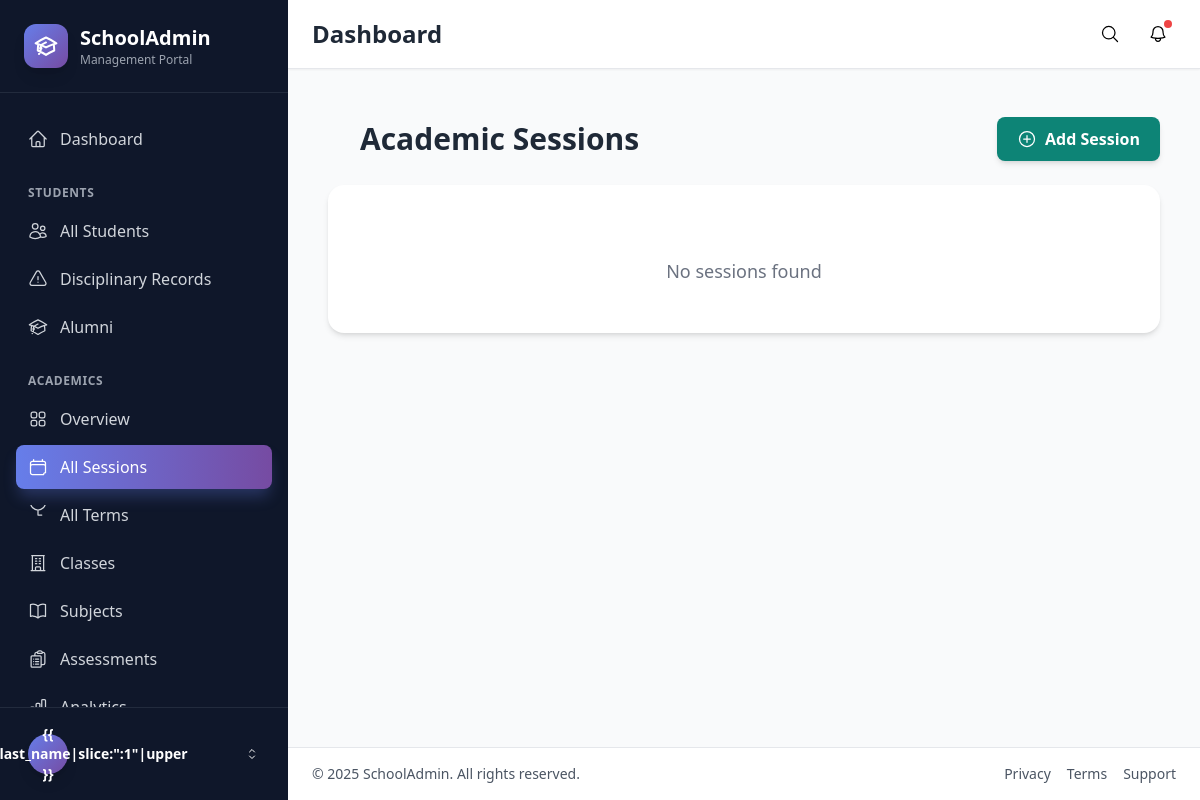
/academics/sessions/ (signed in), run on an earlier commit of the app's database.
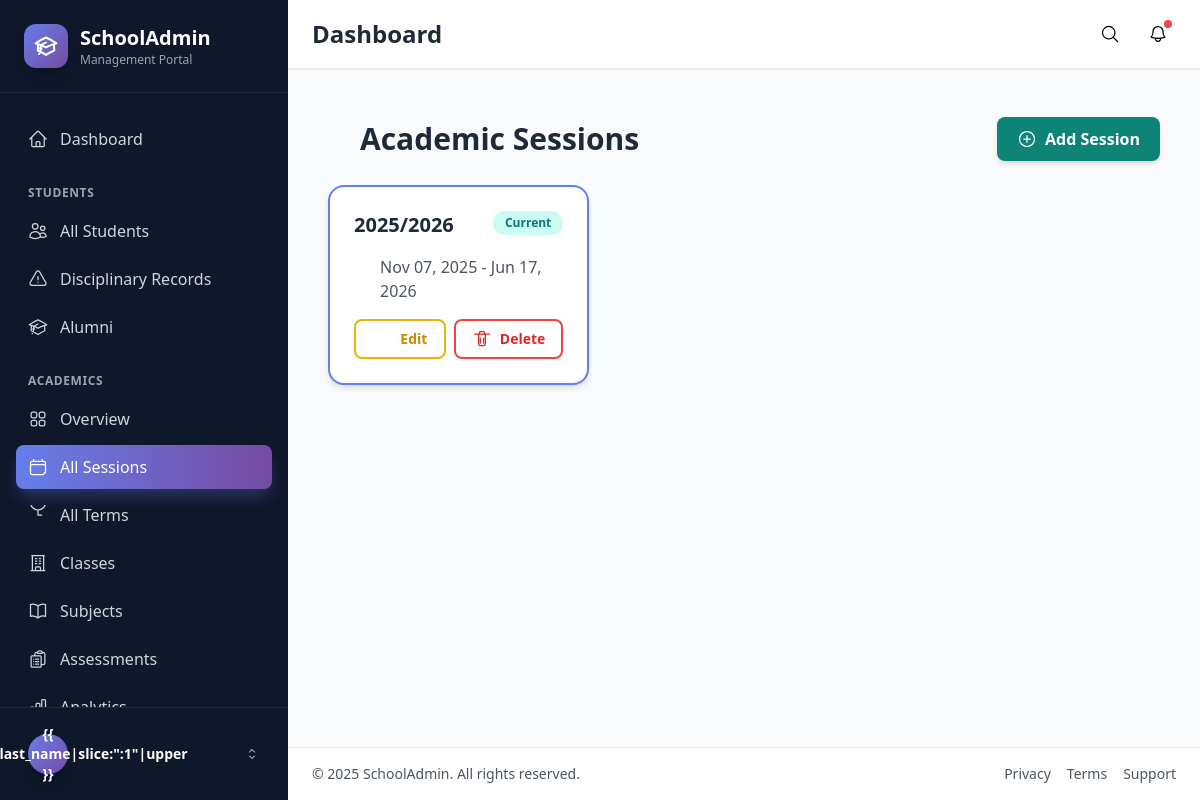
And on a later commit of the database.
### academics/models.py (models this page shows, shortened)
class AcademicSession(models.Model):
    name = models.CharField(max_length=100)  # e.g., "2024/2025"
    start_date = models.DateField()
    end_date = models.DateField()
    is_current = models.BooleanField(default=False)
    class Meta:
        ordering = ["-start_date"]

### academics/views.py (the view)
# urls.py: path("sessions/", views.session_list, name="session_list"),
@login_required
@user_passes_test(lambda u: u.is_superuser)
def session_list(request):
    sessions = AcademicSession.objects.all().order_by("-start_date")
    return render(request, "academics/session_list.html", {"sessions": sessions})

### academics/templates/academics/session_list.html (shortened to what this page needs)
{% extends 'records/base.html' %}
{% block content %}
<div class="container mx-auto px-4 py-6">
    <div class="flex flex-col md:flex-row justify-between items-start md:items-center gap-4 mb-6">
        <h2 class="text-2xl md:text-3xl font-bold text-gray-800 flex items-center gap-3">
            <svg xmlns="http://www.w3.org/2000/svg" fill="none" viewBox="0 0 24 24" stroke-width="1.5" stroke="currentColor" class="w-5 h-5 inline-block" title="calendar-range text-primary-500"></svg> Academic Sessions
        </h2>
        <a href="{% url 'academics:session_create' %}" class="inline-flex items-center gap-2 px-5 py-2.5 bg-primary-600 text-white font-semibold rounded-lg shadow-md hover:bg-primary-700 hover:shadow-lg hover:-translate-y-0.5 transition-all">
            <svg xmlns="http://www.w3.org/2000/svg" viewBox="0 0 24 24" fill="none" stroke="currentColor" stroke-width="1.5" class="w-5 h-5 inline-block"><circle cx="12" cy="12" r="9"/><path stroke-linecap="round" stroke-linejoin="round" d="M12 8v8M8 12h8"/></svg> Add Session
        </a>
    </div>
    <div class="grid grid-cols-1 md:grid-cols-2 lg:grid-cols-3 gap-6">
        {% for session in sessions %}
        <div class="bg-white rounded-2xl shadow-md hover:shadow-xl hover:-translate-y-1 transition-all overflow-hidden {% if session.is_current %}border-2 border-primary-500{% endif %}">
            <div class="p-6">
                <div class="flex justify-between items-start mb-4">
                    <h4 class="text-xl font-bold text-gray-800">{{ session.name }}</h4>
                    {% if session.is_current %}
                    <span class="px-3 py-1 text-xs font-semibold rounded-full bg-primary-100 text-primary-700">Current</span>
                    {% endif %}
                </div>
                <p class="text-gray-600 mb-4 flex items-center gap-2">
                    <svg xmlns="http://www.w3.org/2000/svg" fill="none" viewBox="0 0 24 24" stroke-width="1.5" stroke="currentColor" class="w-5 h-5 inline-block" title="calendar-check text-primary-500"></svg>
                    {{ session.start_date|date:"M d, Y" }} - {{ session.end_date|date:"M d, Y" }}
                </p>
                <div class="flex gap-2">
                    <a href="{% url 'academics:session_update' session.pk %}"
                        class="flex-1 inline-flex items-center justify-center gap-2 px-4 py-2 border-2 border-yellow-500 text-yellow-600 text-sm font-semibold rounded-lg hover:bg-yellow-50 transition-colors">
                        <svg xmlns="http://www.w3.org/2000/svg" fill="none" viewBox="0 0 24 24" stroke-width="1.5" stroke="currentColor" class="w-5 h-5 inline-block" title="pencil"></svg> Edit
                    </a>
                    <a href="{% url 'academics:session_delete' session.pk %}"
                        class="flex-1 inline-flex items-center justify-center gap-2 px-4 py-2 border-2 border-red-500 text-red-600 text-sm font-semibold rounded-lg hover:bg-red-50 transition-colors"
                        onclick="return confirm('Delete this session?')">
                        Delete
                    </a>
                </div>
            </div>
        </div>
        {% empty %}
        <div class="col-span-full">
            <div class="bg-white rounded-2xl shadow-md p-12 text-center">
                <svg xmlns="http://www.w3.org/2000/svg" fill="none" viewBox="0 0 24 24" stroke-width="1.5" stroke="currentColor" class="w-5 h-5 inline-block" title="inbox text-6xl text-gray-300 mb-4"></svg>
                <p class="text-gray-500 text-lg font-medium">No sessions found</p>
            </div>
        </div>
        {% endfor %}
    </div>
</div>
{% endblock %}

What changed in the data, as far as the page shows it:
added AcademicSession: name "2025/2026", is_current "Current", start_date "Nov 07, 2025", end_date "Jun 17, 2026"
Also different on the page:
text no longer shown: "No sessions found"
